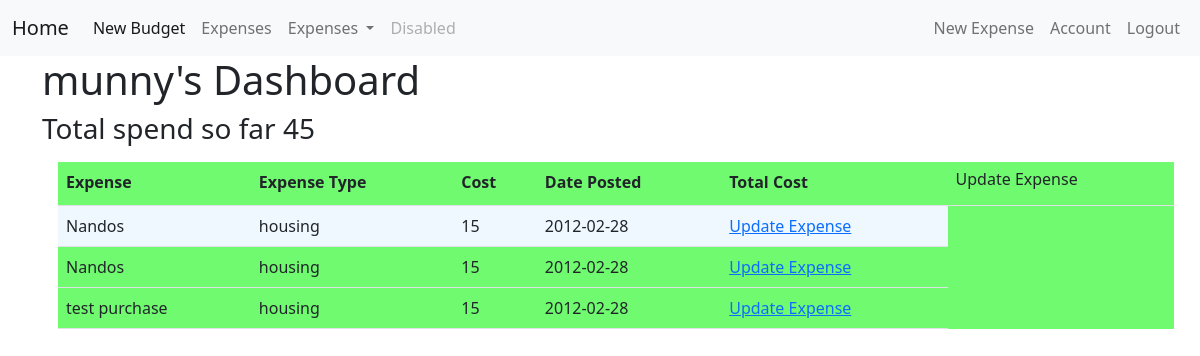
The app's page /start (signed in), older data.
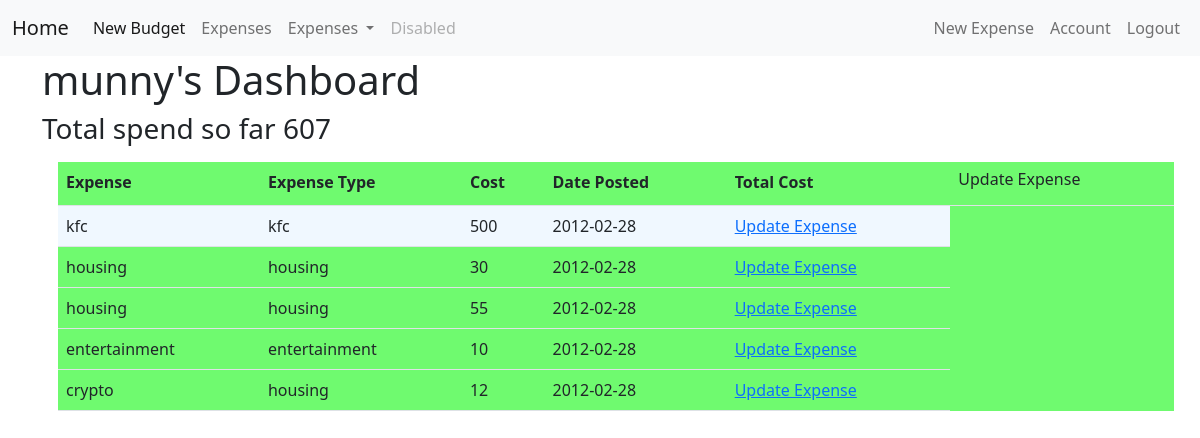
The same page, newer data.
### budget_app/models.py (models this page shows, shortened)
class User(db.Model, UserMixin):
    id = db.Column(db.Integer, primary_key=True)
    email = db.Column(db.String(120), unique=True, nullable=False)
    username = db.Column(db.String(20), unique=True, nullable=False)
    password = db.Column(db.String(60), nullable=False)
    total_cost = db.Column(db.Integer, nullable=False, default = 0)
    expense = db.relationship('Expense', backref='user', lazy=True)

class Expense(db.Model):
    id = db.Column(db.Integer, primary_key=True)
    vendor = db.Column(db.String(100), nullable=False)
    expense_type = db.Column(db.String(50), nullable=False)
    cost = db.Column(db.Integer, nullable=False)
    date_posted = db.Column(db.DateTime, nullable=False, default=datetime.utcnow)
    user_id = db.Column(db.Integer, db.ForeignKey('user.id'), nullable=False)

### budget_app/routes.py (the view)
@app.route('/start')
@login_required
def start():
    expenseData = Expense.query.filter_by(user_id = session["user_id"])
    totalSpend = []
    for cost in expenseData:
        i = cost.cost
        totalSpend.append(i)
    totalSpend = sum(totalSpend)
    headings = ("Expense", "Expense Type", "Cost", "Date Posted", "Total Cost")
    expenses = Expense.query.filter_by(user_id = session["user_id"])
    return render_template('start.html', expenseData=expenseData, totalSpend=totalSpend, expenses=expenses, headings=headings)

### budget_app/models.py (called while the page is built)
@login_manager.user_loader
def load_user(user_id):
    return User.query.get(int(user_id))

### budget_app/templates/start.html (shortened to what this page needs)
{% extends 'base.html' %}
{% block head %}
<link rel="stylesheet" href="/static/styles.css" />
{% endblock %}
{% block body %}
    <h1>{{current_user.username}}'s Dashboard </h1>
    <h3>Total spend so far {{ totalSpend }}</h3>
    <table class="table">
        <tr class="table__header">
        {% for header in headings %}
        <th class="table__cell">{{ header }}</th>
        {% endfor %}
        <td class="table__cell"><h6>Update Expense</h6>
        </td>
        </tr>
        <tr class="table__row">
        {% for item in expenses %}
            <td class= "table__cell">{{ item.vendor }}</td>
            <td class= "table__cell">{{ item.expense_type }}</td>
            <td class= "table__cell">{{ item.cost }}</td>
            <td class= "table__cell">{{ item.date_posted.strftime('%Y-%m-%d') }}</td>
            <td> <a href="{{ url_for('expense', expense_id=item.id) }}">Update Expense</a></td>
        </tr>
        {% endfor %}
    </table>
{% endblock %}

### budget_app/templates/base.html (shortened to what this page needs)
<!DOCTYPE html>
<html lang="en">
<head>
    <link href="https://cdn.jsdelivr.net/npm/bootstrap@5.0.0-beta1/dist/css/bootstrap.min.css" rel="stylesheet">
    {% block head %} {% endblock %}
</head>
<body>
  <header class="site-header">
    <nav class="navbar navbar-expand-lg navbar-light bg-light">
      <div class="container-fluid">
        <a class="navbar-brand" href="{{ url_for('index') }}">Home</a>
        <div class="collapse navbar-collapse" id="navbarSupportedContent">
          <ul class="navbar-nav me-auto mb-2 mb-lg-0">
            <li class="nav-item">
              <a class="nav-link active" aria-current="page" href="#">New Budget</a>
            </li>
            <li class="nav-item">
              <a class="nav-link" href="#">Expenses</a>
            </li>
            <li class="nav-item dropdown">
              <a class="nav-link dropdown-toggle" href="#" id="navbarDropdown" role="button" data-bs-toggle="dropdown" aria-expanded="false">
                Expenses
              </a>
            </li>
            <li class="nav-item">
              <a class="nav-link disabled" href="#" tabindex="-1" aria-disabled="true">Disabled</a>
            </li>
          </ul>
          <div class="navbar-nav">
            {% if current_user.is_authenticated %}
            <a class="nav-link" href="{{ url_for('new_expense') }}">New Expense</a>
            <a class="nav-link" href="{{ url_for('account') }}">Account</a>
            <a class="nav-link" href="{{ url_for('logout') }}">Logout</a>
            {% else %}
              <a class="nav-link" href="{{ url_for('login') }}">Login</a>
              <a class="nav-link" href="{{ url_for('register') }}">Register</a>
            {% endif %}
        </div>
      </div>
    </nav>
    </header>
    <div class="container">
        {% block body %} {% endblock %}
    </div>
</body>
</html>

### budget_app/static/styles.css (style rules this page uses)
.table { border-spacing: 0; margin: 1rem; background-color: rgb(111, 250, 111); }
.table__row:nth-child(even) { background-color: aliceblue; }
.table__header { text-align: left; }
.table__cell { padding: 8px; }

Row changes from the older to the newer data that the page shows:
changed Expense: vendor "Nandos" → "kfc"; expense_type "housing" → "kfc"; cost "15" → "500"
changed Expense (number 2 of 5 on the later page): vendor "Nandos" → "housing"; cost "15" → "30"
changed Expense (number 3 of 5 on the later page): vendor "test purchase" → "housing"; cost "15" → "55"
added Expense: vendor "entertainment", expense_type "entertainment", cost "10", date_posted "2012-02-28"
added Expense: vendor "crypto", expense_type "housing", cost "12", date_posted "2012-02-28"
Text that changed along with them:
{{ totalSpend }}: "45" → "607"
